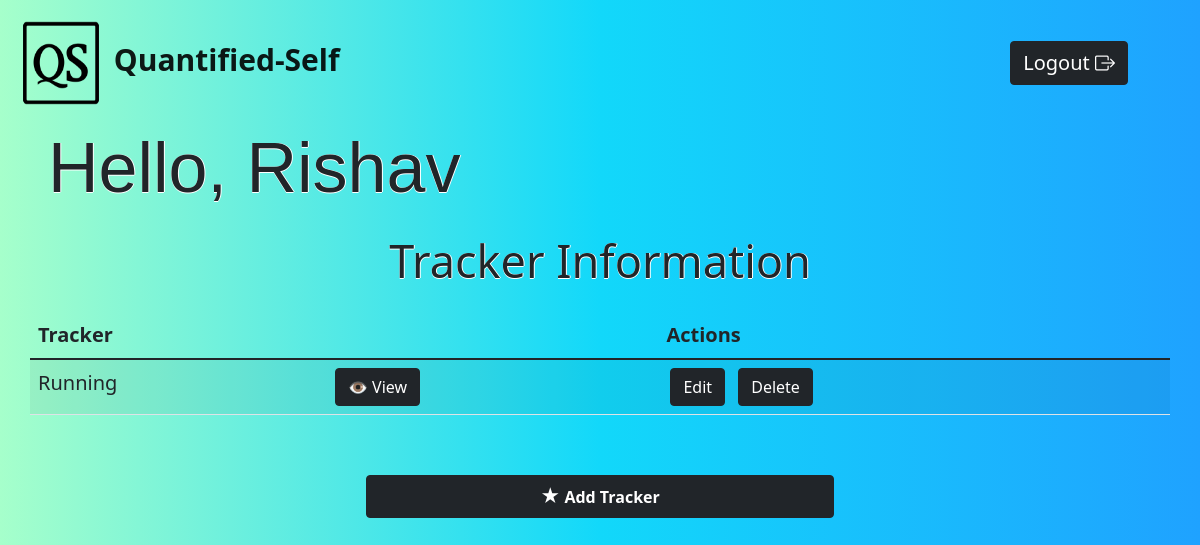
The app's page /dashboard/1 (signed in), older data.
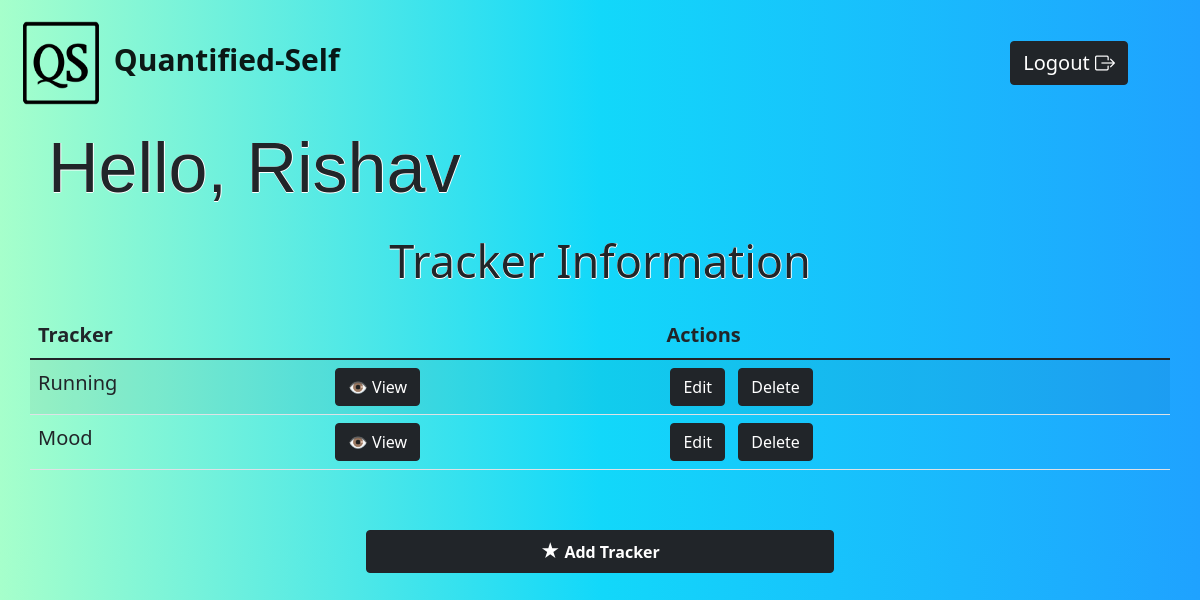
The same page, newer data.
### app.py (models this page shows, shortened)
class User(db.Model, UserMixin):
    __tablename__ = 'user'
    user_id = db.Column(db.Integer, primary_key=True, autoincrement=True)
    username = db.Column(db.String, nullable=False, unique=True)
    password = db.Column(db.String, nullable=False)
    trackers = db.relationship("Tracker")

class Tracker(db.Model):
    __tablename__ = 'tracker'
    tracker_id = db.Column(db.Integer, primary_key=True, autoincrement=True)
    user_id = db.Column(db.Integer, db.ForeignKey("user.user_id"), nullable=False)
    tracker_name = db.Column(db.String, nullable=False)
    description = db.Column(db.String, nullable=False)
    tracker_type = db.Column(db.String, nullable=False)
    options = db.Column(db.String, nullable=True, default=None)
    logs = db.relationship('Log')

### app.py (the view)
@app.route('/dashboard/<int:uid>', methods=['GET', 'POST'])
@login_required
def dashboard(uid):
    if request.method=='GET':
        trackers=User.query.filter_by(user_id=uid).first()
        return render_template('home.html', c=trackers, trackers=trackers.trackers)

### app.py (called while the page is built)
@login_manager.user_loader
def load_user(user_id):
    return User.query.filter_by(user_id=user_id).first()

### templates/home.html (shortened to what this page needs)
<!DOCTYPE html>
<html lang="en">
<head>
    <link href="https://cdn.jsdelivr.net/npm/bootstrap@5.1.3/dist/css/bootstrap.min.css" rel="stylesheet"
>
    <link rel="stylesheet" href="https://cdn.jsdelivr.net/npm/bootstrap-icons@1.8.1/font/bootstrap-icons.css">
    <link rel="stylesheet" type="text/css" href="{{ url_for('static' ,filename='style.css') }}">
</head>
<body class="bg-home">
    <nav class="navbar navbar-light ">
        <div class="container mx-1 ">
            <a class="navbar-brand" style="font-size: 30px;" href="/dashboard/{{c.user_id}}">
                <img src="{{ url_for('static' ,filename='QS logo.png') }}" alt="" width="90" height="100"
                    class="d-inline-block align-text-middle">
                <b> Quantified-Self </b>
            </a>
            <a class="btn btn-dark btn-block mx-1" style="font-size:20px;" href="/logout">Logout <i class="bi bi-box-arrow-right"></i></a>
        </div>
    </nav>
    <h1 class="display-4 mx-5"
        style="font-family: 'Franklin Gothic Medium', 'Arial Narrow', Arial, sans-serif; font-size: 70px;"> Hello,
        {{c.username}}</h1>
    <table class="container table table table-striped table-hover">
        <h1 class="container my-4 " style="text-align: center; font-size: 45px;">Tracker Information</h1>
        <thead>
            <tr style="font-size: 20px;">
                <th scope="col">Tracker</th>
                <th scope="col"></th>
                <th scope="col">Actions</th>
            </tr>
        </thead>
        <tbody>
            {% for i in trackers %}
            <tr style="font-size: 20px;">
                <td scope="col">{{i.tracker_name}}</td>
                <td scope="col"><a href="/logs/{{i.tracker_id}}" type="button"
                        class="btn btn-dark mx-1">&#128065; View</a></td>
                <td scope="col"><a href='/update_tracker/{{i.tracker_id}}' type="button" class="btn btn-dark mx-1" > Edit </a>
                    <a href="/delete_tracker/{{i.tracker_id}}" type="button" class="btn btn-dark mx-1">Delete
                    </a>
                </td>
            </tr>
            {% endfor %}
        </tbody>
    </table><br>
    <div style="text-align: center; position: relative; bottom: -20px;" class="d-grid gap-2 col-5 mx-auto">
        <button type="submit" class="btn btn-dark btn-block mx-3" data-bs-toggle="modal" data-bs-target="#exampleModal">
            <span style="font-size:120%;color:white;">&starf;</span> <b> Add Tracker
            </b> </button>
    </div>
</body>
</html>

### static/style.css (style rules this page uses)
.bg-home { background: #1FA2FF; background: -webkit-linear-gradient(to right, #A6FFCB, #12D8FA, #1FA2FF); background: linear-gradient(to right, #A6FFCB, #12D8FA, #1FA2FF); }
h1 { text-shadow: 0 1px white, 1px 0 white, 0 0px white; }

Row changes from the older to the newer data that the page shows:
added Tracker: tracker_name "Mood"
